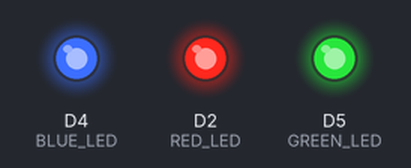
Simulated run of this sketch. Board: ESP8266 (NodeMCU). On the bench: output pins drawn as LEDs (lit = HIGH). What the sketch prints to the serial monitor is not drawn.

Above: at 1.1 s.
At 5.4 s:
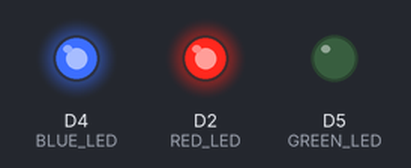
At 7.7 s:
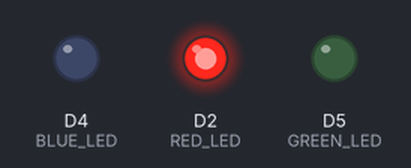
At 9.9 s:
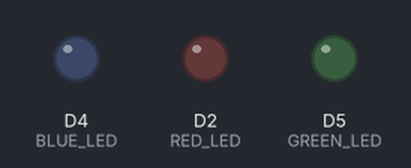
Timing chart, 0 to 14.3 s (numbered marks = the images above):
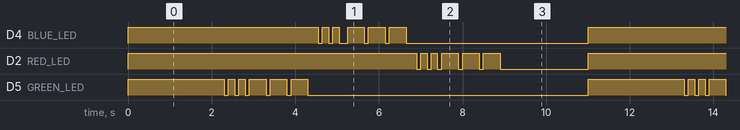

The sketch:

led_tugas_pengembangan_sos.ino
```cpp
#include <Arduino.h>
#define RED_LED D2   //led warna merah
#define GREEN_LED D5 //led warna hijau
#define BLUE_LED D4  //led warnah biru

void setup()
{
  Serial.begin(115200);
  pinMode(GREEN_LED, OUTPUT); //atur pin-pin digital sebagai output
  pinMode(RED_LED, OUTPUT);
  pinMode(BLUE_LED, OUTPUT);
  Serial.println("Contoh Program LED SOS");
}
void loop()
{
  digitalWrite(GREEN_LED, HIGH);
  digitalWrite(RED_LED, HIGH);
  digitalWrite(BLUE_LED, HIGH);
  delay(2150);
  // 3 dits (3 titik atau huruf S)
  for (int x = 0; x < 3; x++)
  {
    digitalWrite(GREEN_LED, HIGH); // LED nyala
    delay(150);                  // delay selama 150ms
    digitalWrite(GREEN_LED, LOW); // LED mati
    delay(100);                  // delay selama 100ms
  }
    // 3 dahs (3 garis atau huruf O)
  for (int x = 0; x < 3; x++)
  {
    digitalWrite(GREEN_LED, HIGH); // LED nyala
    delay(400);                  // delay selama 400ms
    digitalWrite(GREEN_LED, LOW); // LED mati
    delay(100);                  // delay selama 100ms
  }
   for (int x = 0; x < 3; x++)
  {
    digitalWrite(BLUE_LED, HIGH); // LED nyala
    delay(150);                  // delay selama 150ms
    digitalWrite(BLUE_LED, LOW); // LED mati
    delay(100);                  // delay selama 100ms
  }
  delay(100);
  for (int x = 0; x < 3; x++)
  {
    digitalWrite(BLUE_LED, HIGH); // LED nyala
    delay(400);                  // delay selama 400ms
    digitalWrite(BLUE_LED, LOW); // LED mati
    delay(100);
  }

   for (int x = 0; x < 3; x++)
  {
    digitalWrite(RED_LED, HIGH); // LED nyala
    delay(150);                  // delay selama 150ms
    digitalWrite(RED_LED, LOW); // LED mati
    delay(100);                  // delay selama 100ms
  }

    for (int x = 0; x < 3; x++)
  {
    digitalWrite(RED_LED, HIGH); // LED nyala
    delay(400);                  // delay selama 400ms
    digitalWrite(RED_LED, LOW); // LED mati
    delay(100);
  }

  // wait 2 seconds before repeating the SOS signal
  delay(2000);
}
```

Measured:
- by itself, D2 (RED_LED): repeats every 11.0 s: 2 × (LOW 0.10 s, HIGH 0.15 s), 3 × (LOW 0.10 s, HIGH 0.40 s), LOW 2.1 s, HIGH 6.9 s
- by itself, D5 (GREEN_LED): repeats every 11.0 s: 2 × (LOW 0.10 s, HIGH 0.15 s), 3 × (LOW 0.10 s, HIGH 0.40 s), LOW 6.7 s, HIGH 2.3 s
- by itself, D4 (BLUE_LED): repeats every 11.0 s: 2 × (LOW 0.10 s, HIGH 0.15 s), LOW 0.20 s, 2 × (HIGH 0.40 s, LOW 0.10 s), HIGH 0.40 s, LOW 4.4 s, HIGH 4.6 s
